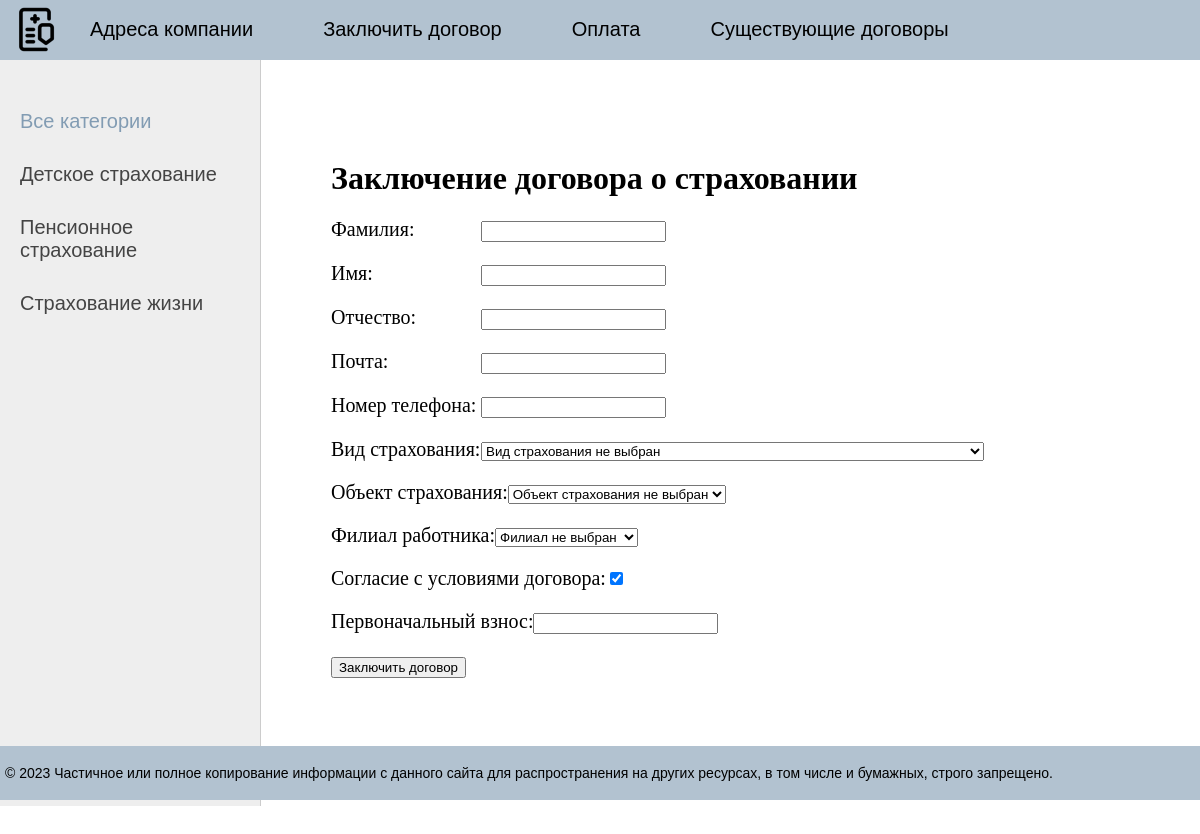
The page /contract/ (signed in) on the database its author committed.
### mainapp/models.py (models this page shows, shortened)
class Category(models.Model):
    name = models.CharField(max_length=100, db_index=True, verbose_name='Категория')
    slug = models.SlugField(max_length=255, unique=True, db_index=True, verbose_name='URL')
    def get_absolute_url(self):
        return reverse('category', kwargs={'cat_slug': self.slug})
    class Meta:
        verbose_name = 'Категория'
        verbose_name_plural = 'Категории'
        ordering = ['name']

### mainapp/views.py (the view, shortened to what this page needs)
# urls.py: path('contract/', AddContract.as_view(), name='contract'),
class AddContract(LoginRequiredMixin, DataMixin, CreateView):
    form_class = ContractForm
    template_name = 'mainapp/contract.html'
    success_url = reverse_lazy('pay')
    login_url = reverse_lazy('home')
    raise_exception = True
    def get_context_data(self, *, object_list=None, **kwargs):
        context = super().get_context_data(**kwargs)
        c_def = self.get_user_context(title='Заключение договора о страховании')
        return dict(list(context.items()) + list(c_def.items()))

### mainapp/forms.py (shortened to what this page needs)
class ContractForm(forms.ModelForm):
    def __init__(self, *args, **kwargs):
        super().__init__(*args, **kwargs)
        self.fields['cat'].empty_label = 'Вид страхования не выбран'
        self.fields['ins_object'].empty_label = 'Объект страхования не выбран'
        self.fields['address'].empty_label = 'Филиал не выбран'
    class Meta:
        model = Contract
        fields = ['last_name',
                  'name',
                  'middle_name',
                  'email',
                  'phone_number',
                  'cat',
                  'ins_object',
                  'address',
                  'accept_terms',
                  'initial_payment']

### mainapp/models.py (called while the page is built)
    def __str__(self):
        return self.title

    def __str__(self):
        return self.name

    def __str__(self):
        return self.name

### mainapp/templatetags/mainapp_tags.py (called while the page is built)
@register.simple_tag(name='getcats')
def get_categories(filter=None):
    if not filter:
        return Category.objects.all()
    else:
        return Category.objects.filter(pk=filter)

### mainapp/templates/mainapp/contract.html (shortened to what this page needs)
{% extends 'mainapp/base.html' %}
{% block content %}
<h1>{{title}}</h1>
<form action="{% url 'contract' %}" method="post">
    {% for f in form %}
    <p><label class="form-label" for="{{ f.id_for_label }}">{{ f.label }}: </label>{{ f }}</p>
    {% endfor %}
    <button type="submit">Заключить договор</button>
</form>
{% endblock %}

### mainapp/templates/mainapp/base.html (shortened to what this page needs)
{% load static %}
{% load mainapp_tags %}
<!DOCTYPE html>
<html>
<head>
    <link type="text/css" href="{% static 'mainapp/css/styles.css' %}" rel="stylesheet"/>
</head>
<body>
<table class="table-page" border=0 cellpadding="0" cellspacing="0">
    <tr>
        <td valign=top>
            {% block mainmenu %}
            <div class="header">
                <ul id="mainmenu" class="mainmenu">
                    <li class="logo"><a href="{% url 'home' %}">
                        <div class="logo"></div>
                    </a></li>
                    {% for m in menu %}
                    <li><a href="{% url m.url_name %}">{{m.title}}</a></li>
                    {% endfor %}
                    {% if request.user.is_authenticated %}
                    <li class="last">{{ user.username }} | <a href="{% url 'logout' %}">Выйти</a></li>
                    {% else %}
                    <li class="last">
                    <a href="{% url 'register' %}">Регистрация</a> | <a href="{% url 'login' %}">Войти</a>
                    </li>
                    {% endif %}
                </ul>
            </div>
            {% endblock mainmenu %}
            <table class="table-content" border=0 cellpadding="0" cellspacing="0">
                <tr>
                    <td valign="top" class="left-chapters">
                        <ul id="leftchapters">
                            {% if cat_selected == 0 %}
                            <li class="selected">Все категории</li>
                            {% else %}
                            <li><a href="{% url 'home' %}">Все категории</a></li>
                            {% endif %}
                            {% for c in cats %}
                            {% if c.insurancetype__count > 0 %}
                            {% if c.pk == cat_selected %}
                            <li class="selected">{{c.name}}</li>
                            {% else %}
                            <li><a href="{{ c.get_absolute_url }}">{{c.name}}</a></li>
                            {% endif %}
                            {% endif %}
                            {% endfor %}
                        </ul>
                    </td>
                    <td valign="top" class="content">
                        <div class="content-text">
                            {% block content %}
                            {% endblock %}
                        </div>
                    </td>
                </tr>
            </table>
        </td>
    </tr>
    <tr>
        <td valign=top>
            <div id="footer">
                <p>&copy; 2023 Частичное или полное копирование информации с данного сайта для распространения на других
                    ресурсах, в том числе и бумажных, строго запрещено.</p>
            </div>
        </td>
    </tr>
</table>
</body>
</html>

### mainapp/static/mainapp/css/styles.css (style rules this page uses)
html, body { font-family: 'Arial'; margin: 0; padding: 0; height: 100%; width: 100%; color: #444; }
a { color: #9acd32; text-decoration: none; }
.table-page { width: 100%; height: 100%; vertical-align: top; }
.table-page tr { height: 100%; }
.header { background: #b2c2d0; height: 60px; }
.logo { background: url('../images/main(1).ico') no-repeat 10px 5px; width: 60px; height: 60px; }
ul.mainmenu { list-style: none; margin: 0; padding: 0; height: 60px; color: #000000; font-size: 20px; overflow: hidden; }
ul.mainmenu li { float: left; margin: 18px 40px 0 30px; }
ul.mainmenu li.logo { margin: 0; }
ul.mainmenu li.last { float: right; }
ul.mainmenu li a { color: #000000; text-decoration: none; }
.table-content { width: 100%; min-height: 100%; height: 100%; }
.left-chapters { margin: 0; background: #eee; border-right: 1px solid #ccc; min-height: 100%; }
.left-chapters ul { width: 230px; min-height: 100%; margin: 0; padding: 20px 10px 10px 20px; list-style: none; font-size: 20px; }
.left-chapters ul li { margin: 30px 0 0 0; color: #999; }
.left-chapters ul li.selected { color: #829cb3; }
.left-chapters ul li a { color: #444; text-decoration: none; }
.content { padding: 40px 20px 20px 40px; width: 100%; box-sizing: border-box; }
.content-text { margin: 60px 0 0 30px; color: #000; font-size: 20px; font-family: Yandex Sans Display Light; }
.content-text h1 { font-size: 32px; }
#footer { box-sizing: border-box; background: #b2c2d0; padding: 5px; color: #000000; font-size: 14px; font-family: Verdana, Geneva, Arial, Helvetica; text-align: left; overflow: hidden; }
.form-label { display: inline-block; min-width: 150px; vertical-align: top; }

### rows shown on the page
Category: name "Детское страхование"
Category: name "Пенсионное страхование"
Category: name "Страхование жизни"

### other values the page prints
{{ m.title }} "Адреса компании" "Заключить договор" "Оплата" "Существующие договоры"
{{ title }} "Заключение договора о страховании"
{{ f.label }} "Фамилия" "Имя" "Отчество" "Почта" "Номер телефона" "Вид страхования" "Объект страхования" "Филиал работника" "Согласие с условиями договора" "Первоначальный взнос"
